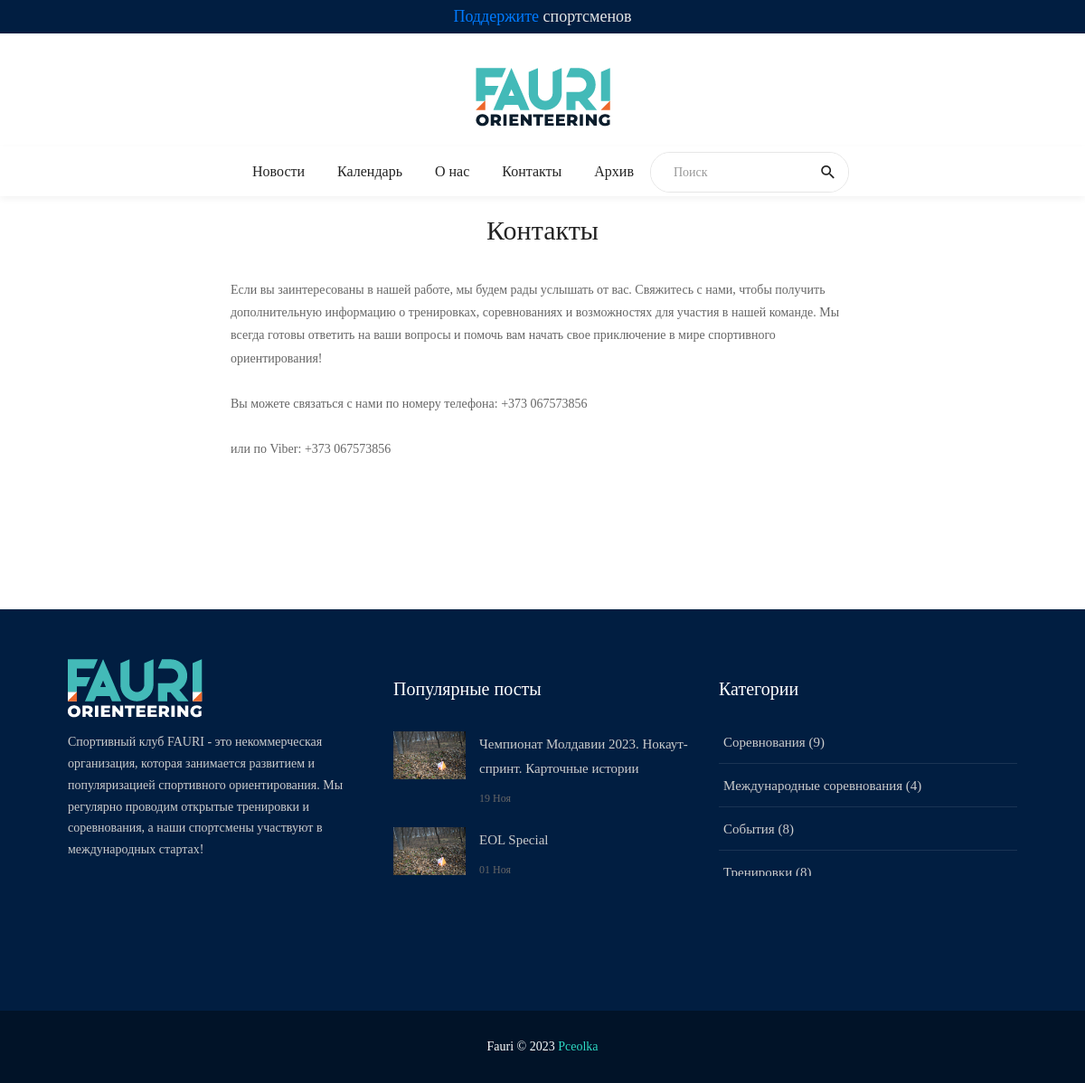
Page /contact/ on the committed database.
### store/models.py (models this page shows, shortened)
class Trending(models.Model):
    id = models.AutoField(primary_key=True)
    text = models.TextField(default="")
    def __str__(self):
        return self.text
    class Meta:
        verbose_name = u'Срочное'
        verbose_name_plural = u'Срочное'

class Event(models.Model):
    id = models.AutoField(primary_key=True)
    header = models.TextField(u'Заголовок', default="")
    author = models.CharField(u'Автор новости', help_text=u'', max_length=25, default='FAURI')
    image = models.ImageField(u'Картинка', help_text=u'', upload_to='', default='umolcanie.jpg')
    description = models.TextField(default="")
    CATEGORY_CHOICES = [
        ('событие', 'Событие'),
        ('тренировка', 'Тренировка'),
        ('международные соревнования', 'Международные соревнования'),
        ('соревнования', 'Соревнования'),
    ]
    category = models.CharField(
        u'Категория события',
        max_length=50,  # Увеличьте максимальную длину поля, если это необходимо
        choices=CATEGORY_CHOICES,
        default='событие',  # Установите категорию по умолчанию, если необходимо
    )
    day = models.DateField(u'Дата события', blank=True, null=True)
    start_time = models.TimeField(u'Время начала события', blank=True, null=True)
    end_time = models.TimeField(u'Время конца события ', blank=True, null=True)
    creation_day = models.DateField(u'Дата создания ', help_text=u'', default=datetime.date.today)
    is_popular = models.BooleanField(u'Популярная ', default=False)
    class Meta:
        verbose_name = u'Событие'
        verbose_name_plural = u'События'

### store/views.py (the view)
# urls.py: path("contact/", views.contact, name='contact'),
def contact(request):
    return render(request, "contact.html")

### templates/contact.html
{% extends 'base.html' %}
{% load static %}
{% block content %}
<body class="animsition">
<div class="container">
    <div class="headline bg0 flex-wr-sb-c p-rl-20 p-tb-8">
    </div>
</div>
<div class="container p-t-4 p-b-35" style="text-align: center;">
    <h2 class="f1-l-1 cl2">
        Контакты
    </h2>
</div>
<section class="bg0 p-b-110">
    <div class="container">
        <div class="row justify-content-center">
            <div class="col-md-7 col-lg-8 p-b-30">
                <div class="p-r-10 p-r-0-sr991">
                    <p class="f1-s-11 cl6 p-b-25">
                            Если вы заинтересованы в нашей работе, мы будем рады услышать от вас. Свяжитесь с нами,
                            чтобы получить дополнительную информацию о тренировках, соревнованиях и возможностях для
                            участия в нашей команде. Мы всегда готовы ответить на ваши вопросы и помочь вам начать свое
                            приключение в мире спортивного ориентирования! </p>
                                        <p class="f1-s-11 cl6 p-b-25">
                            Вы можете связаться с нами по номеру телефона: +373 067573856</p>
                                        <p class="f1-s-11 cl6 p-b-25">или по Viber: +373 067573856</p>
                </div>
            </div>
        </div>
    </div>
</section>
</body>
{% endblock content %}

### templates/base.html (shortened to what this page needs)
<!DOCTYPE html>
{% load static %}
<html lang="ru">
<head>
    <link rel="stylesheet" type="text/css" href="{% static 'vendor/bootstrap/css/bootstrap.min.css' %}">
    <link rel="stylesheet" type="text/css" href="{% static 'fonts/fontawesome-5.0.8/css/fontawesome-all.min.css' %}">
    <link rel="stylesheet" type="text/css" href="{% static 'fonts/iconic/css/material-design-iconic-font.min.css' %}">
    <link rel="stylesheet" type="text/css" href="{% static 'vendor/animate/animate.css' %}">
    <link rel="stylesheet" type="text/css" href="{% static 'vendor/css-hamburgers/hamburgers.min.css' %}">
    <link rel="stylesheet" type="text/css" href="{% static 'vendor/animsition/css/animsition.min.css' %}">
    <link rel="stylesheet" type="text/css" href="{% static 'css/util.min.css' %}">
    <link rel="stylesheet" type="text/css" href="{% static 'css/main.css' %}">
    <link rel="stylesheet" type="text/css" href="{% static 'css/calendarsmall.css' %}">
</head>
<body class="animsition">
<header>
    <div class="container-menu-desktop">
        {% if trending_texts %}
        <ul class="topbar-mobile text-center">
                <span class="dis-inline-block cl16 slide100-txt pos-relative size-w-0" data-in="fadeInDown"
                      data-out="fadeOutDown">
								{% for text in trending_texts %}
								<span class="dis-inline-block slide100-txt-item animated visible-false">
									{{ text|safe }}
								</span>
								{% endfor %}
							</span>
        </ul>
        {% endif %}
        <div class="wrap-logo no-banner container">
            <div class="logo">
                <a href="{% url 'index' %}"><img src="{% static 'assets/img/logo.png' %}" alt="LOGO"></a>
            </div>
        </div>
        <div class="wrap-main-nav">
            <div class="main-nav">
                <nav class="menu-desktop">
                    <ul class="main-menu justify-content-center">
                        <li class="mega-menu-item">
                            <a href="{% url 'news' %}">Новости</a>
                        </li>
                        <li class="mega-menu-item">
                            <a href="{% url 'calendars' %}">Календарь</a>
                        </li>
                        <li class="mega-menu-item">
                            <a href="{% url 'about' %}"> О нас</a>
                        </li>
                        <li class="mega-menu-item">
                            <a href="{% url 'contact' %}"> Контакты</a>
                        </li>
                        <li class="mega-menu-item">
                            <a href="{% url 'archive' %}"> Архив</a>
                        </li>
                        <li>
                            <form action="{% url 'search' %}" method="GET" style="display: flex; ">
                                <div class="pos-relative size-a-2 bo-1-rad-22 of-hidden bocl11 m-tb-6">
                                    <input class="f1-s-1 cl6 plh9 s-full p-l-25 p-r-45" type="text" name="query"
                                           placeholder="Поиск">
                                    <button class="flex-c-c size-a-1 ab-t-r fs-20 cl2 hov-cl10 trans-03">
                                        <i class="zmdi zmdi-search"></i>
                                    </button>
                                </div>
                            </form>
                        </li>
                    </ul>
                </nav>
            </div>
        </div>
    </div>
</header>
{% block content %}{% endblock content %}
<footer>
    <div class="bg2 p-t-40 p-b-25">
        <div class="container">
            <div class="row">
                <div class="col-lg-4 p-b-20">
                    <div class="size-h-3 flex-s-c">
                        <a href="index.html">
                            <img class="max-s-full" src="{% static 'assets/img/logo2.png' %}" alt="LOGO">
                        </a>
                    </div>
                    <div>
                        <p class="f1-s-1 cl11 p-b-16">
                            Спортивный клуб FAURI -
                            это некоммерческая организация, которая занимается развитием и популяризацией
                            спортивного ориентирования. Мы регулярно проводим открытые тренировки и соревнования,
                            а наши спортсмены участвуют в международных стартах!
                        </p>
                        <p class="f1-s-1 cl11 p-b-16">
                        </p>
                        <div class="p-t-15">
                            <a href="#" class="fs-18 cl11 hov-cl10 trans-03 m-r-8">
                                <span class="fab fa-facebook-f"></span>
                            </a>
                            <a href="#" class="fs-18 cl11 hov-cl10 trans-03 m-r-8">
                                <span class="fab fa-youtube"></span>
                            </a>
                            <a href="#" class="fs-18 cl11 hov-cl10 trans-03 m-r-8">
                                <span class="fab fa-viber"></span>
                            </a>
                        </div>
                    </div>
                </div>
                <div class="col-sm-6 col-lg-4 p-b-20">
                    <div class="size-h-3 flex-s-c">
                        <h5 class="f1-m-7 cl0">
                            Популярные посты
                        </h5>
                    </div>
                    {% for popular_posts in popular_posts %}
                    <ul>
                        <li class="flex-wr-sb-s p-b-20">
                            <a href="{% url 'single' popular_posts.id %}" class="size-w-4 wrap-pic-w hov1 trans-03">
                                <img src="{{ popular_posts.image.url }}" alt="IMG">
                            </a>
                            <div class="size-w-5">
                                <h6 class="p-b-5">
                                    <a href="{% url 'single' popular_posts.id %}" class="f1-s-5 cl11 hov-cl10 trans-03">
                                        {{ popular_posts.header }}
                                    </a>
                                </h6>
                                <span class="f1-s-3 cl6">
										{{ popular_posts.creation_day|date:"d M" }}
									</span>
                            </div>
                        </li>
                    </ul>
                    {% endfor %}
                </div>
                <div class="col-sm-6 col-lg-4 p-b-20">
                    <div class="size-h-3 flex-s-c">
                        <h5 class="f1-m-7 cl0">
                            Категории
                        </h5>
                    </div>
                    <ul class="m-t--12">
                        <li class="how-bor1 p-rl-5 p-tb-10">
                            <a href="{% url 'news_by_category' category='соревнования' %}"
                               class="f1-s-5 cl11 hov-cl10 trans-03 p-tb-8">
                                Соревнования ({{count_competition}})
                            </a>
                        </li>
                        <li class="how-bor1 p-rl-5 p-tb-10">
                            <a href="{% url 'news_by_category' category='международные соревнования' %}"
                               class="f1-s-5 cl11 hov-cl10 trans-03 p-tb-8">
                                Международные соревнования ({{count_worldcomp}})
                            </a>
                        </li>
                        <li class="how-bor1 p-rl-5 p-tb-10">
                            <a href="{% url 'news_by_category' category='событие' %}"
                               class="f1-s-5 cl11 hov-cl10 trans-03 p-tb-8">
                                События ({{count_event}})
                            </a>
                        </li>
                        <li class="how-bor1 p-rl-5 p-tb-10">
                            <a href="{% url 'news_by_category' category='тренировка' %}"
                               class="f1-s-5 cl11 hov-cl10 trans-03 p-tb-8">
                                Тренировки ({{count_train}})
                            </a>
                        </li>
                    </ul>
                </div>
            </div>
        </div>
    </div>
    <div class="bg11">
        <div class="container size-h-4 flex-c-c p-tb-15">
				<span class="f1-s-1 cl0 txt-center">
					Fauri © 2023 <a href="https://t.me/real_pceolka" class="f1-s-1 cl10 hov-link1">Pceolka </a>
				</span>
        </div>
    </div>
</footer>
</body>
</html>

### rows in the picture
Trending: text "Поддержите спортсменов"
Event: image (picture), header "Чемпионат Молдавии 2023. Нокаут-спринт. Карточные истории", creation_day "19 Ноя"
Event: image (picture), header "EOL Special", creation_day "01 Ноя"
Event: image (picture)

### other values in the picture
{{ count_competition }} "9"
{{ count_worldcomp }} "4"
{{ count_event }} "8"
{{ count_train }} "8"
